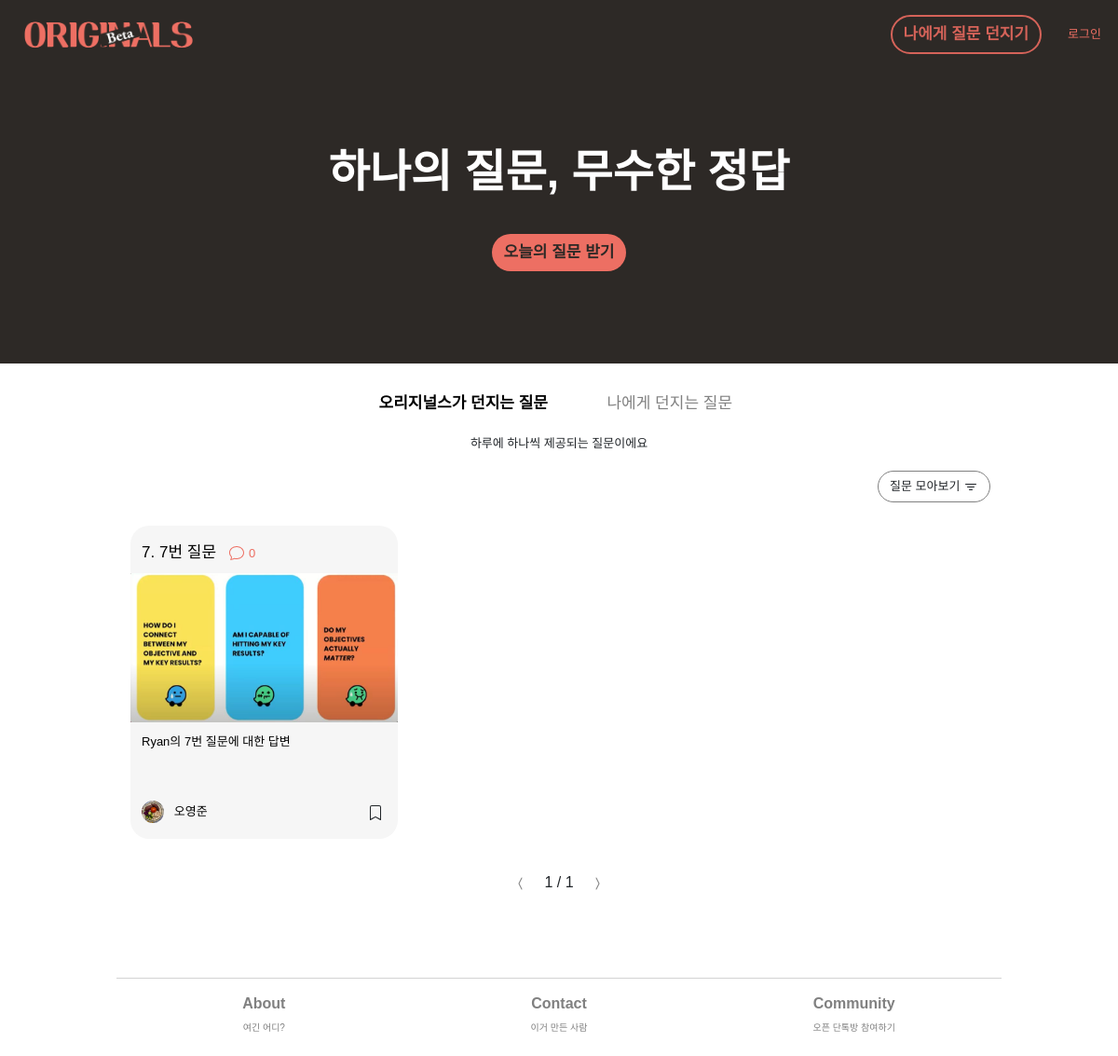
The app's page /filter=7, older data.
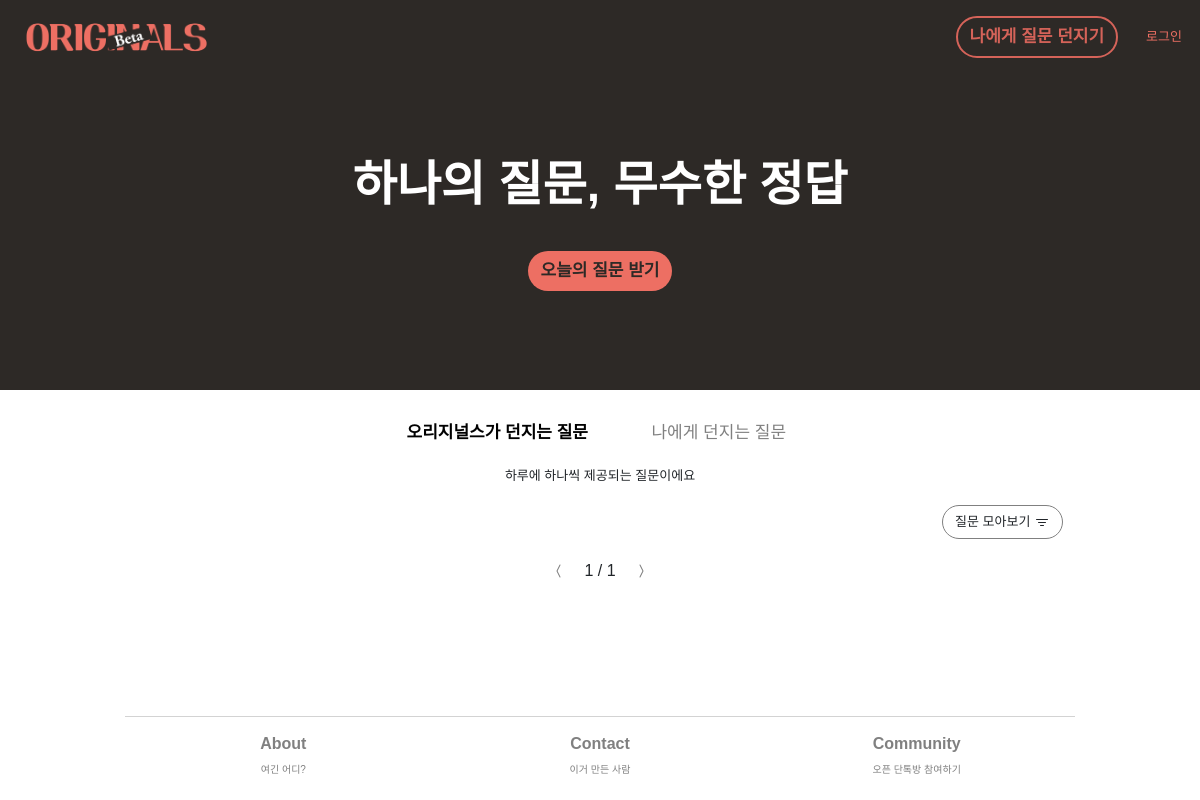
The same page, newer data.
### main/models.py (models this page shows, shortened)
class AnswersForFromUs(models.Model):
    objects = models.Manager()
    type = models.CharField(max_length=10, default='us', blank=True)
    question_id = models.ForeignKey(QuestionsFromUs, on_delete=models.CASCADE, related_name='answerforfromus', null=False, default=None)
    author_id = models.ForeignKey(User, on_delete=models.CASCADE, related_name='answerforfromus', null=False)
    body = models.CharField(max_length=10000, blank=True) # 답변을 하지 않고 저장하는 경우--null=True 필요없나?
    image = models.ImageField(null=True, blank=True, upload_to='answer_img')
    created_at = models.DateField(auto_now_add=True)
    updated_at = models.DateField(auto_now_add=True)
    created_at_time = models.DateTimeField(auto_now_add=True, null=True, blank=True)
    is_shared = models.BooleanField(default=True)
    on_magazine = models.BooleanField(default=False)
    author_favorite = models.BooleanField(default=False)

class QuestionsFromUs(models.Model):
    objects = models.Manager()
    question_no = models.IntegerField(null=True)
    title = models.CharField(max_length = 100, blank=False)
    body = models.TextField(blank=True)
    image = models.ImageField(null=True, blank=True, upload_to="question_img")
    is_nudge = models.BooleanField(default=False)
    created_at = models.DateField(auto_now_add=True)

### member/models.py (models this page shows, shortened)
class UserInfo(models.Model):
    objects = models.Manager()
    this_user = models.OneToOneField(User, on_delete=models.CASCADE, related_name = 'userinfo', null=True, default=None) ## UserInfo가 생성될 때마다 user에게 link된다.
    real_name = models.CharField(max_length=20, blank=True, default="내 이름")
    profile_image = models.ImageField(null=True, upload_to="profile_images", default="default_psa.jpg")
    self_intro = models.CharField(max_length=140, blank=True, default="나에 대한 간단한 소개")
    slug = models.SlugField(max_length=100, allow_unicode=True, null=False, blank=False)
    persona_type = models.CharField(max_length=50, null=False)
    is_editor = models.BooleanField(default=False)
    saved_answers = models.ForeignKey(AnswersForFromUs, on_delete=models.CASCADE, related_name = 'userinfo', null=True, default=None)

### main/views.py (the view)
# urls.py: path('filter=<int:question_no>', views.main_page_filtered, name="home-filtered"),
def main_page_filtered(request, question_no):
    navbar_context = navbar(request)
    this_question = QuestionsFromUs.objects.get(question_no=question_no).pk
    all_ans_us_filtered = AnswersForFromUs.objects.filter(is_shared=True, question_id=this_question).order_by('-created_at_time').annotate(
        count_comments = Count('commentansus') ## annotate은 댓글 갯수 가져오는 용도.
    )
    paginator_all_ans_us = Paginator(all_ans_us_filtered, 12)
    page_all_ans_us = request.GET.get('page')
    all_ans_us_paginated = paginator_all_ans_us.get_page(page_all_ans_us)
    all_ans_self = AnswersForFromSelf.objects.filter(is_shared=True).order_by('-created_at_time').annotate(
        count_comments = Count('commentansself') ## annotate은 댓글 갯수 가져오는 용도.
    )
    paginator_all_ans_self = Paginator(all_ans_self, 12)
    page_all_ans_self = request.GET.get('page')
    all_ans_self_paginated = paginator_all_ans_self.get_page(page_all_ans_self)
    all_ans_us = AnswersForFromUs.objects.filter(is_shared=True).order_by('-created_at_time')
    list__ques_id_answered_sofar = list(all_ans_us.values_list('question_id', flat=True))
    ques_no_answered_sofar = QuestionsFromUs.objects.filter(id__in=list__ques_id_answered_sofar).values('question_no', 'title').order_by('question_no')
    if request.user.is_authenticated:
        try:
            current_user = UserInfo.objects.get(this_user=request.user)
            us_saved_by_user = SavedAnswers.objects.filter(bookmarker=request.user, ans_type='us').values_list('ans_us_ref', flat=True)
            self_saved_by_user = SavedAnswers.objects.filter(bookmarker=request.user, ans_type='self').values_list('ans_self_ref', flat=True)
            list__us_saved_by_user = list(us_saved_by_user)
            list__self_saved_by_user = list(self_saved_by_user)
            self_question_possible = 'True'
            pre_context = {
                'current_user' : current_user,
                'self_question_possible' : self_question_possible,
                'all_ans_us_filtered' : all_ans_us_filtered,
                'all_ans_self' : all_ans_self,
                'list__self_saved_by_user' : list__self_saved_by_user,
                'list__us_saved_by_user' : list__us_saved_by_user,
                'ques_no_answered_sofar' : ques_no_answered_sofar,
                'all_ans_us_paginated' : all_ans_us_paginated,
                'all_ans_self_paginated' : all_ans_self_paginated,
            }
        except ObjectDoesNotExist:
            return redirect('member/userinfo')
    else:
        current_user = ''
        self_question_possible = 'False'
        pre_context = {
            'all_ans_us_filtered' : all_ans_us_filtered,
            'all_ans_self' : all_ans_self,
            'current_user' : current_user,
            'self_question_possible' : self_question_possible,
            'ques_no_answered_sofar' : ques_no_answered_sofar,
            'all_ans_us_paginated' : all_ans_us_paginated,
            'all_ans_self_paginated' : all_ans_self_paginated,
        }
    context = {**navbar_context, **pre_context}
    return render(request, 'main/home_filtered.html', context)

### main/views.py (called while the page is built)
def navbar(request):
    if request.user.is_authenticated:
        navbar_this_user = request.user
        try:
            navbar_this_userinfo = UserInfo.objects.get(this_user=navbar_this_user)
            navbar_authenticated = 'True'
            navbar_context = {
                'navbar_authenticated' : navbar_authenticated,
                'navbar_this_user' : navbar_this_user.username,
                'navbar_this_userinfo' : navbar_this_userinfo,
            }
        except ObjectDoesNotExist:
            navbar_authenticated = 'False'
            navbar_context = {
                navbar_authenticated : navbar_authenticated,
                'navbar_this_user' : navbar_this_user.username,
            }
    else:
        navbar_authenticated = 'False'
        navbar_context = {
            'navbar_authenticated' : navbar_authenticated,
        }
    return navbar_context

### main/templates/main/home_filtered.html (shortened to what the changed rows need)
{% extends 'main/base.html' %}
{% load static %}
{% block content %}
<div class="row ans-orig fade-in" id='' style='display:flex;'>
    {% for u in all_ans_us_paginated %}
    <div class="col-12 col-md-4">
        <div class="row align-middle">
            <div class="card card-body grid-card col ans-us-card">
                <a href="/originals-answer/{{u.id}}" id="ans-click-id-{{u.id}}" onclick="TrackClicksUs(id)">
                    <div class="row">
                        <div class="col">
                            <div class="text-m ques-title">
                                {{u.question_id.question_no}}. {{u.question_id.title}}
                                  &nbsp;<span class="text-s" style="color: #ed6f63">{{u.count_comments}}</span>
                            </div>
                        </div>
                    </div>
                    <div class="row list-img-container-row">
                        <div class="col list-img-container-col">
                            <img class='question-img-list' src="{{u.image.url}}"/>
                        </div>
                    </div>
                    <div class="row">
                        <div class="col">
                            <div class='text-s link textbunch truncate'>{{u.body}}</div>
                        </div>
                    </div>
                </a>
                <div class="row">
                    <div class="col-10 my-auto text-s">
                        <a href='/profile/{{u.author_id.username}}'><img class='profile-img-list' src="{{u.author_id.userinfo.profile_image.url}}">&nbsp;&nbsp;&nbsp;{{u.author_id.userinfo.real_name}}</a>
                    </div>
                    <div class="col-2 my-auto text-center">
                        {% if u.id in list__us_saved_by_user %}
                        <div class='bookmark-orig' id='us-ans-id-{{u.id}}' onclick="BookmarkUs(id)">
                            <svg class="bookmark-icon bi bi-bookmark-fill"  xmlns="http://www.w3.org/2000/svg" width="16" height="16" fill="currentColor" viewBox="0 0 16 16">
                                <path d="M2 2v13.5a.5.5 0 0 0 .74.439L8 13.069l5.26 2.87A.5.5 0 0 0 14 15.5V2a2 2 0 0 0-2-2H4a2 2 0 0 0-2 2z"/>
                                </svg>
                        </div>
                        {% else %}
                        <div class='bookmark-orig' id='us-ans-id-{{u.id}}' onclick="BookmarkUs(id)">
                        </div>
                        {% endif %}
                    </div>
                </div>
            </div>
        </div>
    </div>
    {% endfor %}
</div>
{%endblock%}

Row changes from the older to the newer data that the page shows:
removed AnswersForFromUs: question_id.question_no "7", question_id "7번 질문", count_comments "0", image (picture), body "Ryan의 7번 질문에 대한 답변", author_id.userinfo.profile_image (picture), author_id.userinfo.real_name "오영준"
